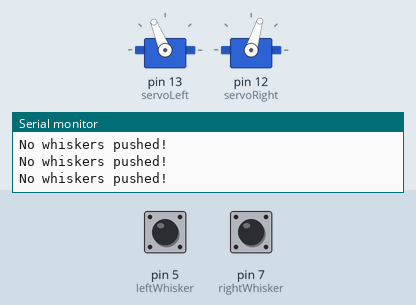
Bench run of a sketch on a simulated Arduino Uno, built with avr-gcc and run on an emulated ATmega328P. Parts: 2 × servo, the last lines printed to the serial monitor. Inputs (shaded band) come from the test bench; at power-on: pin 5 (leftWhisker) HIGH, pin 7 (rightWhisker) HIGH.

Above: at 1.8 s.
1.9 s: pin 5 (leftWhisker) pulled LOW for 0.6 s
At 2.4 s:
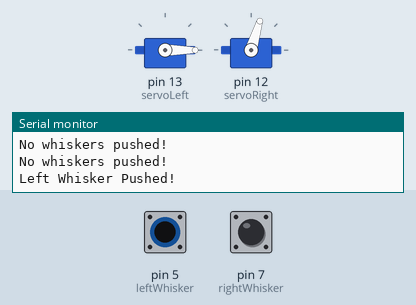
4.0 s: pin 7 (rightWhisker) pulled LOW for 0.6 s
At 4.7 s:
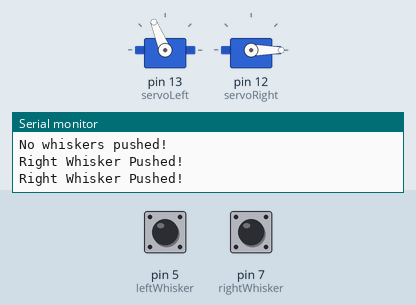
6.5 s: pin 7 (rightWhisker) pulled LOW for 3.2 s
At 10.6 s:
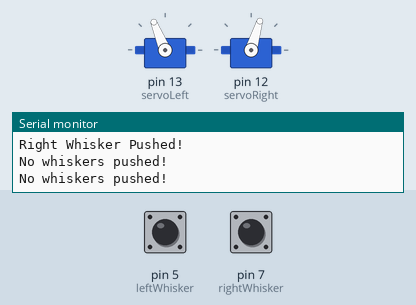
11.5 s: pin 5 (leftWhisker) pulled LOW for 3.2 s
At 11.8 s:
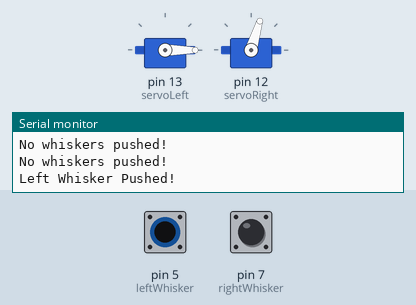
16.5 s: pin 5 (leftWhisker) driven LOW and pin 7 (rightWhisker) driven LOW
At 17.0 s:
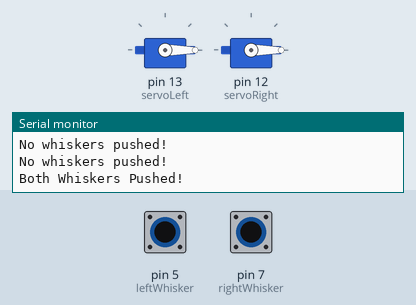
Timing chart, 0 to 19.0 s (numbered marks = the images above; inputs shaded):
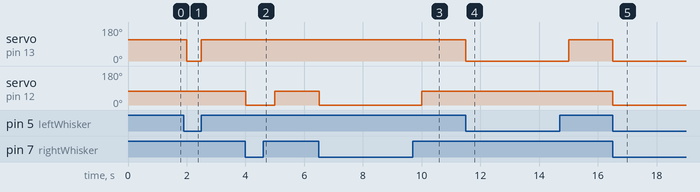

Measured:
- after the input at 1.9 s, servo on pin 13 (servoLeft): 112° → 0° after 0.10 s, → 112° 0.50 s later
- after the input at 4.0 s, servo on pin 12 (servoRight): 73° → 0° at once, → 73° 1.0 s later
- after the input at 6.5 s, servo on pin 12 (servoRight): 73° → 0° at once, → 73° 3.5 s later
- after the input at 11.5 s, servo on pin 13 (servoLeft): 112° → 0° at once, → 112° 3.5 s later
- after the input at 16.5 s, servo on pin 13 (servoLeft): 112° → 0° at once; servo on pin 12 (servoRight): 73° → 0° at once

The sketch:

whiskers.ino
```cpp
#include <Servo.h>                           // Include servo library

Servo servoLeft;                             // Declare left servo signal
Servo servoRight;                            // Declare right servo signal

int leftWhisker = 5;
int rightWhisker = 7;

void setup() {
  Serial.begin(9600); //serial port at 9600
  Serial.println("Set up port "); // println gives us a new line
  Serial.print("and stuff"); // print will not return with a new line

  //Set our pins to input mode
  pinMode(leftWhisker, INPUT);
  pinMode(rightWhisker, INPUT);

  servoLeft.attach(13);                      // Attach left signal to pin 13
  servoRight.attach(12);                     // Attach right signal to pin 12
  servoLeft.writeMicroseconds(1500);        // Calibrate left servo
  servoRight.writeMicroseconds(1500);       // Calibrate right servo

}

void loop() {
  //get input value from whiskers
  int leftWhiskerValue = digitalRead(leftWhisker);
  int rightWhiskerValue = digitalRead(rightWhisker);
  servoLeft.writeMicroseconds(1700);
  servoRight.writeMicroseconds(1300);
  //AND operator uses && between the two conditions
  //OR operator uses || between two conditions
  //NOT operator uses ! before the condition
  //CONDITIONS should always go in parenthesis ()
  if(leftWhiskerValue == 0 && rightWhiskerValue == 0){
     Serial.println("Both Whiskers Pushed!");
     servoLeft.writeMicroseconds(-1700);
     servoRight.writeMicroseconds(-1300);
  } else if(leftWhiskerValue == 0){
    Serial.println("Left Whisker Pushed!");
    servoLeft.writeMicroseconds(0);
  } else if(rightWhiskerValue == 0){
    Serial.println("Right Whisker Pushed!");
    servoRight.writeMicroseconds(0);
  } else {
    Serial.println("No whiskers pushed!");
  }

  //
  //  Serial.print("Left: ");
  //  Serial.println(leftWhiskerValue);
  //  Serial.print("Right: ");
  //  Serial.println(rightWhiskerValue);
  //have slight delay so we don't over load our bot
  delay(500);
}
```
